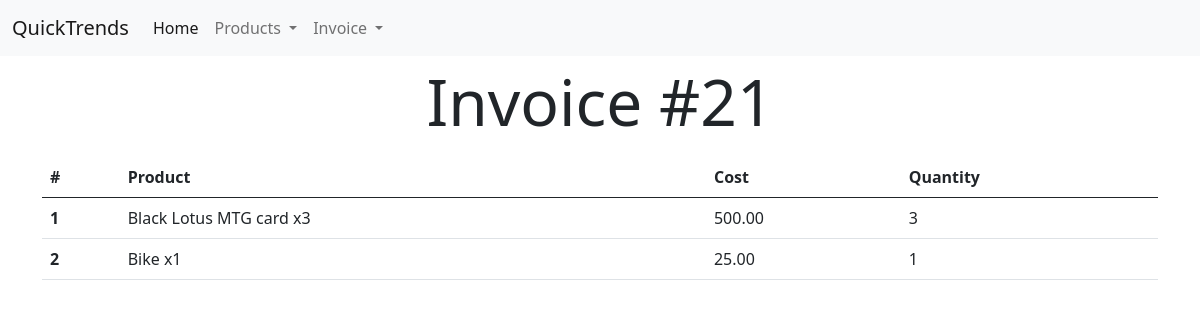
The app's page /invoices/21/ with its own data.
### Invoices/models.py (models this page shows, shortened)
class Invoice(models.Model):
    date = models.DateTimeField(auto_now_add=True)
    products = models.ManyToManyField(Product, related_name='proditem', through='Item')
    def __str__(self):
        return 'Invoice #' + str(self.pk)
    class Meta:
        verbose_name = 'Invoice'

class Item(models.Model):
    product = models.ForeignKey(Product, on_delete=models.CASCADE)
    invoice = models.ForeignKey(Invoice, on_delete=models.CASCADE,blank=True, null=True)
    quantity = models.PositiveIntegerField(default=1)
    sales_channel = models.CharField(max_length=100, default='Generic Sale')
    def __str__(self):
        return self.product.name + ' x' + str(self.quantity)
    class Meta:
        verbose_name = 'Item'

### Inventory/models.py (models this page shows, shortened)
class Product(models.Model):
    name = models.CharField(max_length=128)
    description = models.CharField(max_length=200)
    cost = models.DecimalField(decimal_places=2, max_digits=10, default=Decimal(0.00))
    sale_price = models.DecimalField(decimal_places=2, max_digits=10)
    stock = models.PositiveIntegerField(default=0)
    class Meta:
        verbose_name = 'Product'

### Invoices/views.py (the view)
# urls.py: path('<int:pk>/', InvoiceDetail.as_view(), name='invoice-detail'),
class InvoiceDetail(View):
    template_name = 'Invoices/invoice-detail.html'
    def get(self, request, pk):
        invoice = Invoice.objects.get(pk=pk)
        ctx = {'invoice': invoice}
        return render(request, self.template_name, ctx)

### Invoices/templates/Invoices/invoice-detail.html (shortened to what this page needs)
{% extends "base.html" %}
{% block body %}
<div class="container">
    <div class="row text-center my-2">
        <div class="col">
            <h1 class="display-3">{{ invoice }}</h1>
        </div>
    </div>
    <div class="row">
        <div class="col">
            <table class="table">
                <thead>
                <tr>
                    <th scope="col">#</th>
                    <th scope="col">Product</th>
                    <th scope="col">Cost</th>
                    <th scope="col">Quantity</th>
                </tr>
                </thead>
                <tbody>
                {% for thing in invoice.item_set.all %}
                <tr>
                    <th scope="row">{{ forloop.counter }}</th>
                    <td>{{ thing }}</td>
                    <td>{{ thing.product.cost }}</td>
                    <td>{{thing.quantity}}</td>
                </tr>
                {% endfor %}
                </tbody>
            </table>
        </div>
    </div>
</div>
{% endblock body %}

### records on screen
Invoice: id "Invoice #21"
Item: product+quantity "Black Lotus MTG card x3", product.cost "500.00", quantity "3"
Item: product+quantity "Bike x1", product.cost "25.00", quantity "1"
